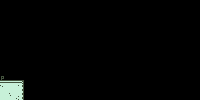

Tiled map render using the project's own tile images. Description and the map definition, with tile-layer contents summarised, below:
An orthogonal 50x25 tile map with 4x4 px tiles, 5 tile layers (background, platforms, switchBoard, falling, ...), 3 tilesets.

<map version="1.2" tiledversion="1.3.5" orientation="orthogonal" renderorder="right-down" width="50" height="25" tilewidth="4" tileheight="4" infinite="0" nextlayerid="13" nextobjectid="1">
 <tileset firstgid="1" source="Tilesets/Tileset1.tsx" />
 <tileset firstgid="101" source="Tilesets/switchBlocks.tsx" />
 <tileset firstgid="173" source="Tilesets/spawnSprites.tsx" />
 <layer id="11" name="background" width="50" height="25">
  <data>[1250 cells, 0 non-empty, 0 distinct tile ids]</data>
 </layer>
 <layer id="2" name="platforms" width="50" height="25">
  <properties>
   <property name="Collidable" type="bool" value="true" />
  </properties>
  <data>[1250 cells, 30 non-empty, 8 distinct tile ids]</data>
 </layer>
 <layer id="8" name="switchBoard" width="50" height="25">
  <properties>
   <property name="switchBlock" type="bool" value="true" />
   <property name="switchDelay" type="float" value="0.8" />
  </properties>
  <data>[1250 cells, 0 non-empty, 0 distinct tile ids]</data>
 </layer>
 <layer id="12" name="falling" width="50" height="25">
  <properties>
   <property name="Falling" type="float" value="0.01" />
  </properties>
  <data>[1250 cells, 0 non-empty, 0 distinct tile ids]</data>
 </layer>
 <layer id="10" name="spawnSprites" width="50" height="25">
  <properties>
   <property name="spawn" type="bool" value="true" />
  </properties>
  <data>[1250 cells, 1 non-empty, 1 distinct tile ids]</data>
 </layer>
</map>
